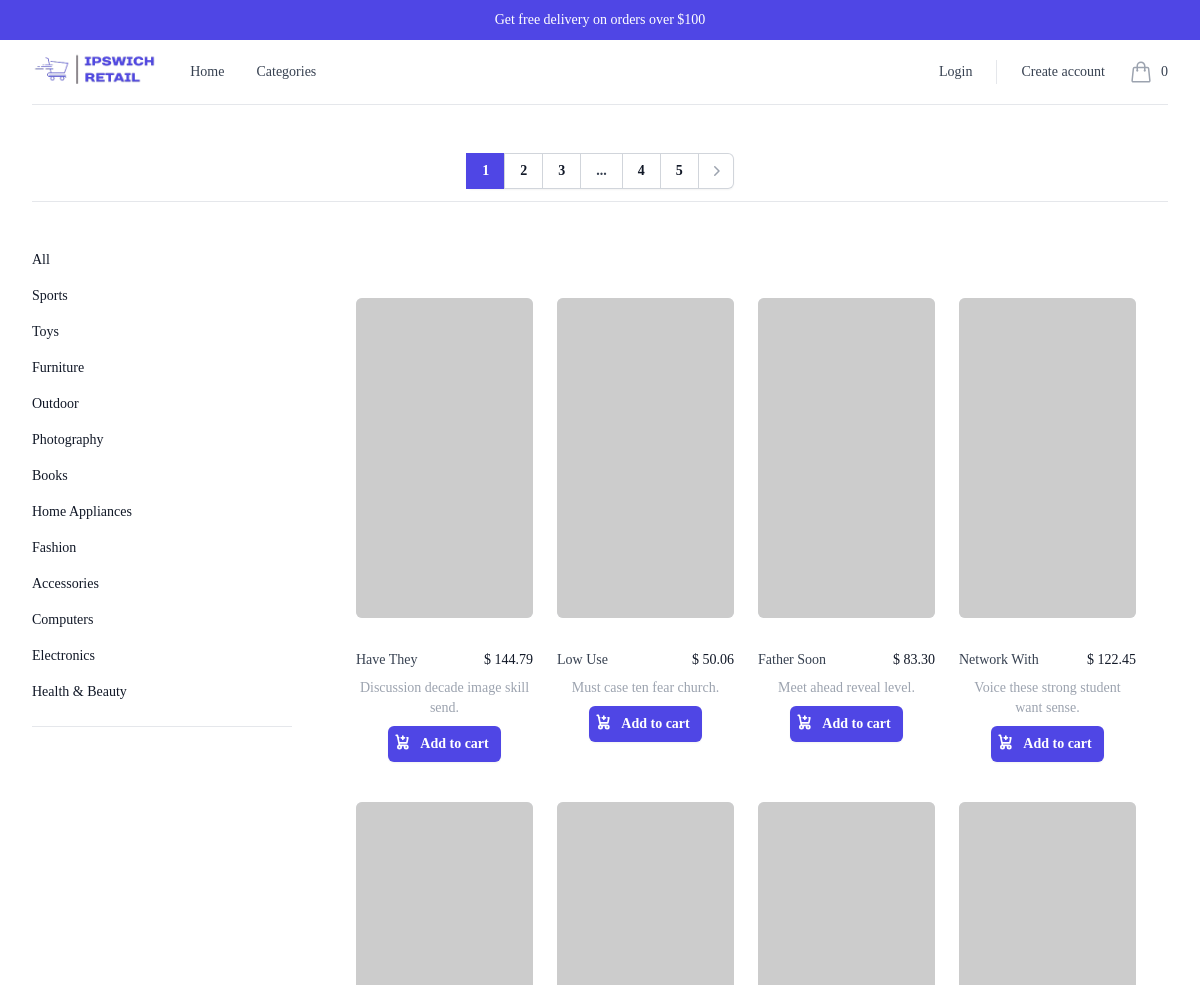
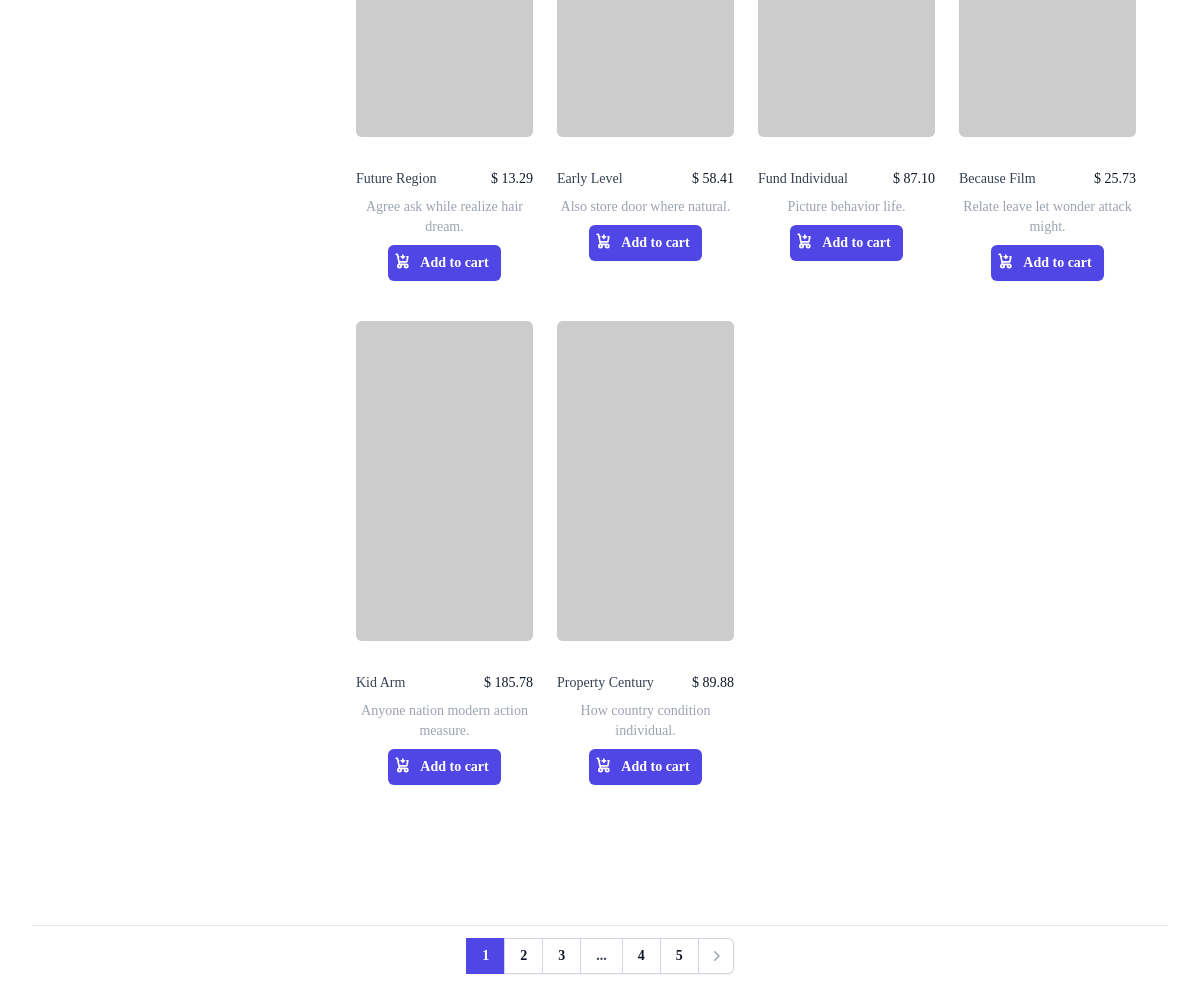
Screenshot of /products/category/3/ with the database file from the repository (2 pictures, top to bottom).
### shop/models.py (models this page shows, shortened)
class Category(models.Model):
    name = models.CharField(max_length=100)

class Product(models.Model):
    name = models.CharField(max_length=100)
    description = models.TextField()
    price = models.DecimalField(max_digits=10, decimal_places=2)
    image = models.ImageField(upload_to='products/')
    category = models.ForeignKey(Category, on_delete=models.SET_NULL, null=True, blank=True)
    stock = models.PositiveIntegerField(default=0)

### shop/views.py (the view)
# urls.py: path('products/category/', views.product_list_by_category, name='product_list_by_category'),
def product_list_by_category(request, category_id=None):
    categories = Category.objects.all()
    if category_id:
        category = get_object_or_404(Category, id=category_id)
        products = Product.objects.filter(category=category)
    else:
        products = Product.objects.all()
    paginator = Paginator(products, 10)  # Show 10 products per page
    page_number = request.GET.get('page')
    page_obj = paginator.get_page(page_number)
    return render(request, 'shop/product_list_category.html', {
        'page_obj': page_obj,
        'paginator': paginator,
        'categories': categories,
        'category': category if category_id else None
    })

### shop/context_processors.py (called while the page is built)
def cart_total_items(request):
    total_items = 0
    if request.user.is_authenticated:
        cart = Cart.objects.filter(user=request.user).first()
        if cart:
            total_items = sum([item.quantity for item in cart.cartitem_set.all()])
    else:
        cart = request.session.get('cart', {})
        total_items = sum(item['quantity'] for item in cart.values())
    return {'total_items_in_cart': total_items}

### theme/templates/shop/product_list_category.html (shortened to what this page needs)
{% extends '../base.html' %} {% block title %}Ipswich Retail | Categories{% endblock %}
{% block content %}
  <div>
    <main class="mx-auto max-w-7xl px-4 sm:px-6 lg:px-8">
      <div class="flex items-baseline justify-center min-w-full pb-6 pt-4">
          {% include '../components/paginations/top-pagination.html' %}
      </div>
      <section aria-labelledby="products-heading" class="pb-24 pt-6">
        <div class="grid grid-cols-1 gap-x-8 gap-y-10 lg:grid-cols-4">
          {% include '../components/blocks/category_forms_list.html' %}
          <div class="lg:col-span-3">
            <div class="mx-auto max-w-2xl px-4 py-4 sm:px-6 sm:py-6 lg:max-w-7xl lg:px-8">
              {% include '../components/products/products.html' %}
            </div>
          </div>
        </div>
      </section>
      {% include '../components/paginations/bottom-pagination.html' %}
    </main>
  </div>
{% endblock %}

### theme/templates/components/blocks/category_forms_list.html (shortened to what this page needs)
<form class="hidden lg:block">
  <ul
    role="list"
    class="space-y-4 border-b border-gray-200 pb-6 text-sm font-medium text-gray-900"
  >
    <li>
      <a href="{% url 'product_list_by_category' %}">All</a>
    </li>
    {% for category in categories %}
    <li>
      <a href="{% url 'product_list_by_category' category.id %}"
        >{{ category.name }}</a
      >
    </li>
    {% endfor %}
  </ul>
</form>

### theme/templates/components/products/products.html (shortened to what this page needs)
<div class="mt-6 grid grid-cols-1 gap-x-6 gap-y-10 sm:grid-cols-2 lg:grid-cols-4 xl:gap-x-8">
  {% for product in page_obj %}
    <div class="group relative">
      <div class="aspect-h-1 aspect-w-1 w-full overflow-hidden rounded-md bg-gray-200 lg:aspect-none group-hover:opacity-75 lg:h-80">
        <a href="{% url 'product_detail' product.id %}">
          <img src="{{ product.image }}" alt="{{ product.name }}" class="size-full object-cover object-center lg:size-full" />
        </a>
      </div>
      <div class="mt-4 flex justify-center flex-col w-full items-center gap-2">
        <div class="mt-4 flex justify-between min-w-full">
          <div>
            <h3 class="text-sm text-gray-700">
              <a href="{% url 'product_detail' product.id %}">
                <span aria-hidden="true" class="absolute inset-0"></span>
                {{ product.name }}
              </a>
            </h3>
          </div>
          <div>
            <p class="text-sm font-medium text-gray-900">
              $ {{ product.price }}
            </p>
          </div>
        </div>
        <p class="text-sm font-medium text-gray-400 text-center">
          {{ product.description }}
        </p>
        <form action="{% url 'add_to_cart' product.id %}" method="post">
          <div class="z-100 relative bottom-0">
            <button
              type="submit"
              class="flex w-full justify-center rounded-md bg-indigo-600 px-3 py-1.5 text-sm/6 font-semibold text-white shadow-sm hover:bg-indigo-500 focus-visible:outline focus-visible:outline-2 focus-visible:outline-offset-2 focus-visible:outline-indigo-600"
              >
              Add to cart
            </button>
          </div>
        </form>
      </div>
    </div>
  {% endfor %}
</div>

### rows the page displays
Category: name "Sports"
Category: name "Toys"
Category: name "Furniture"
Category: name "Outdoor"
Category: name "Photography"
Category: name "Books"
Category: name "Home Appliances"
Category: name "Fashion"
Category: name "Accessories"
Category: name "Computers"
Category: name "Electronics"
Category: name "Health & Beauty"
Product: name "Have They", price "144.79", description "Discussion decade image skill send."
Product: name "Low Use", price "50.06", description "Must case ten fear church."
Product: name "Father Soon", price "83.30", description "Meet ahead reveal level."
Product: name "Network With", price "122.45", description "Voice these strong student want sense."
Product: name "Future Region", price "13.29", description "Agree ask while realize hair dream."
Product: name "Early Level", price "58.41", description "Also store door where natural."
Product: name "Fund Individual", price "87.10", description "Picture behavior life."
Product: name "Because Film", price "25.73", description "Relate leave let wonder attack might."
Product: name "Kid Arm", price "185.78", description "Anyone nation modern action measure."
Product: name "Property Century", price "89.88", description "How country condition individual."

### other values shown
{{ total_items_in_cart }} "0"
{{ page_num }} "1" "2" "3"
{{ page_num }} "4" "5"
